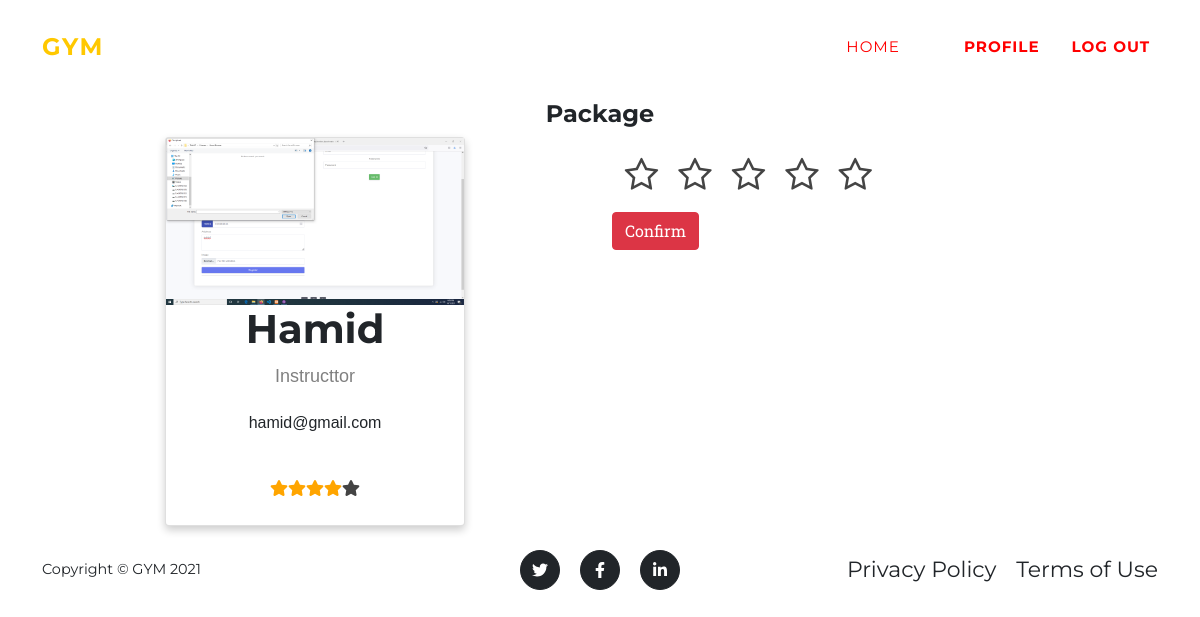
The page /viewemployee.php?empid=3 (signed in) on the database as committed earlier.
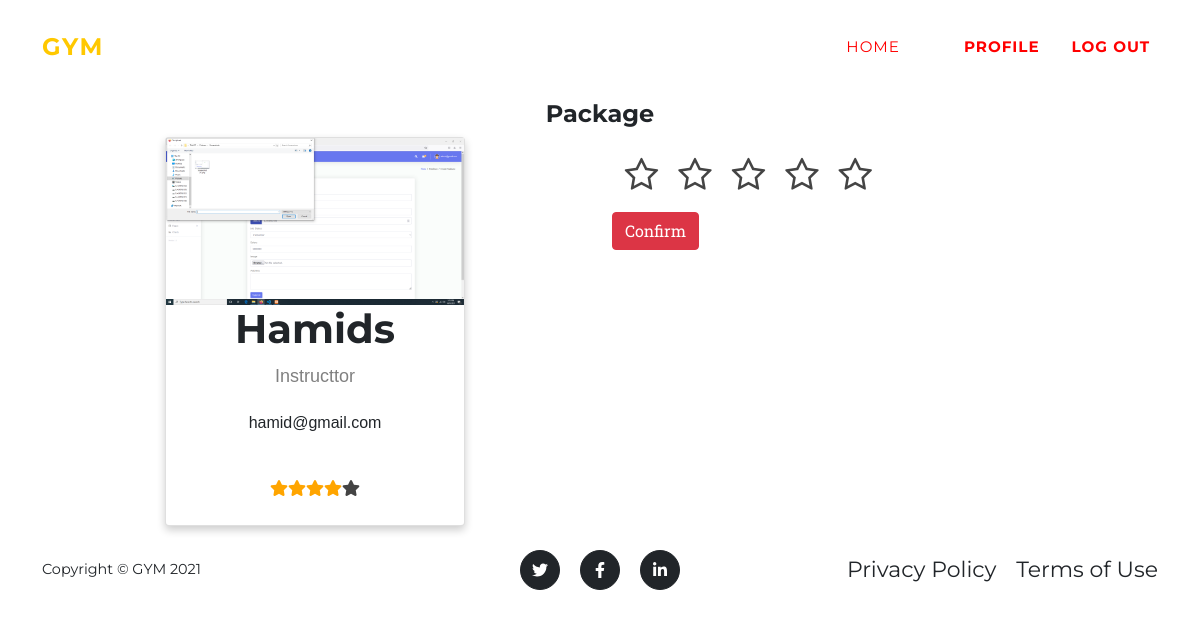
The same page on the database as committed later.
### tables this page shows
CREATE TABLE `employee_table` (
  `emp_id` int(11) NOT NULL,
  `emp_name` varchar(200) NOT NULL,
  `emp_job_status` varchar(200) NOT NULL,
  `emp_email` varchar(200) NOT NULL,
  `emp_phone` varchar(200) NOT NULL,
  `emp_image` varchar(200) NOT NULL,
  `emp_salary` varchar(200) NOT NULL,
  `create_emp` timestamp NOT NULL DEFAULT current_timestamp(),
  `emp_address` text NOT NULL,
  `total_rat` int(11) DEFAULT NULL,
  `hit` int(11) DEFAULT NULL
);

### Classes/DB.php (called while the page is built, shortened)
<?php
class DB
{
    public $servername = "localhost";
    public $username = "root";
    public $password = "";
    public $dbname = "gym";
    public function connect(){
        $this->conn = new mysqli($this->servername, $this->username, $this->password, $this->dbname);
        if ($this->conn->connect_error) {
          die("Connection failed: " . $this->conn->connect_error);
        }
        else{
            return $msg =  "connected";
        }
    }
}
?>

### Classes/EmployeeClass.php (called while the page is built, shortened)
<?php
include_once 'db.php';
class EmployeeClass extends DB
{
        public function viewEmployeebyid($id)
        {
            $qry = "SELECT * FROM employee_table where emp_id=$id ";
            $result = $this->conn->query($qry);
            return $result;
        }
}

### viewemployee.php (the view, shortened to what this page needs)
<?php
include 'layouts/header.php';
include 'layouts/nav.php';
if (isset($_GET['empid'])) {
    $employeeid = $_GET['empid'];
}
?>
<div class="container" style="padding-top: 100px;">
  	<h4 class="text-center">Package</h4>
    <div class="row">
        <div class="col-md-6">
 <?php
  $view = $emp->viewEmployeebyid($employeeid);
  $value = mysqli_fetch_array($view);
 ?>
<div class="card">
  <img src="admin/<?php echo $value['emp_image']; ?>" alt="John" style="width:100%">
  <h1><?php echo $value['emp_name']; ?></h1>
  <p class="title"><?php echo $value['emp_job_status']; ?></p>
  <p><?php echo $value['emp_email']; ?></p>
  <div style="margin: 24px 0;">
 <?php
 if ($value['total_rat'] ==NULL || $value['hit'] ==NULL) {
    for ($i=0; $i < 5; $i++) {
        echo '<span style="color:#444;" class="fa fa-star"></span>';
        }
}else{ $count = round($value['total_rat']/$value['hit']);
    for ($i=0; $i < $count; $i++) {
        echo '<span style="color: orange;" class="fa fa-star checked"></span>';
        }
        for ($i=0; $i < 5- $count; $i++) {
         echo '<span style="color:#444;" class="fa fa-star"></span>';
        }
}
 ?>
  </div>
</div>
        </div>
        <div class="col-md-6">
        <link rel="stylesheet" href="//netdna.bootstrapcdn.com/font-awesome/4.2.0/css/font-awesome.min.css">
        <div class="stars">
  <form action="" method="post">
    <label class="star star-5" for="star-5"></label>
    <label class="star star-4" for="star-4"></label>
    <label class="star star-3" for="star-3"></label>
    <label class="star star-2" for="star-2"></label>
    <label class="star star-1" for="star-1"></label>
    <br>
    <br>
    <input class="btn btn-danger" type="submit" name="empratting" value="Confirm">
  </form>
</div>
        </div>
    </div>
</div>
<?php include 'layouts/footer.php';?>

Rows that differ between the two databases and show on the page:
changed employee_table "Instructtor": emp_image: a different picture; emp_name "Hamid" → "Hamids"
